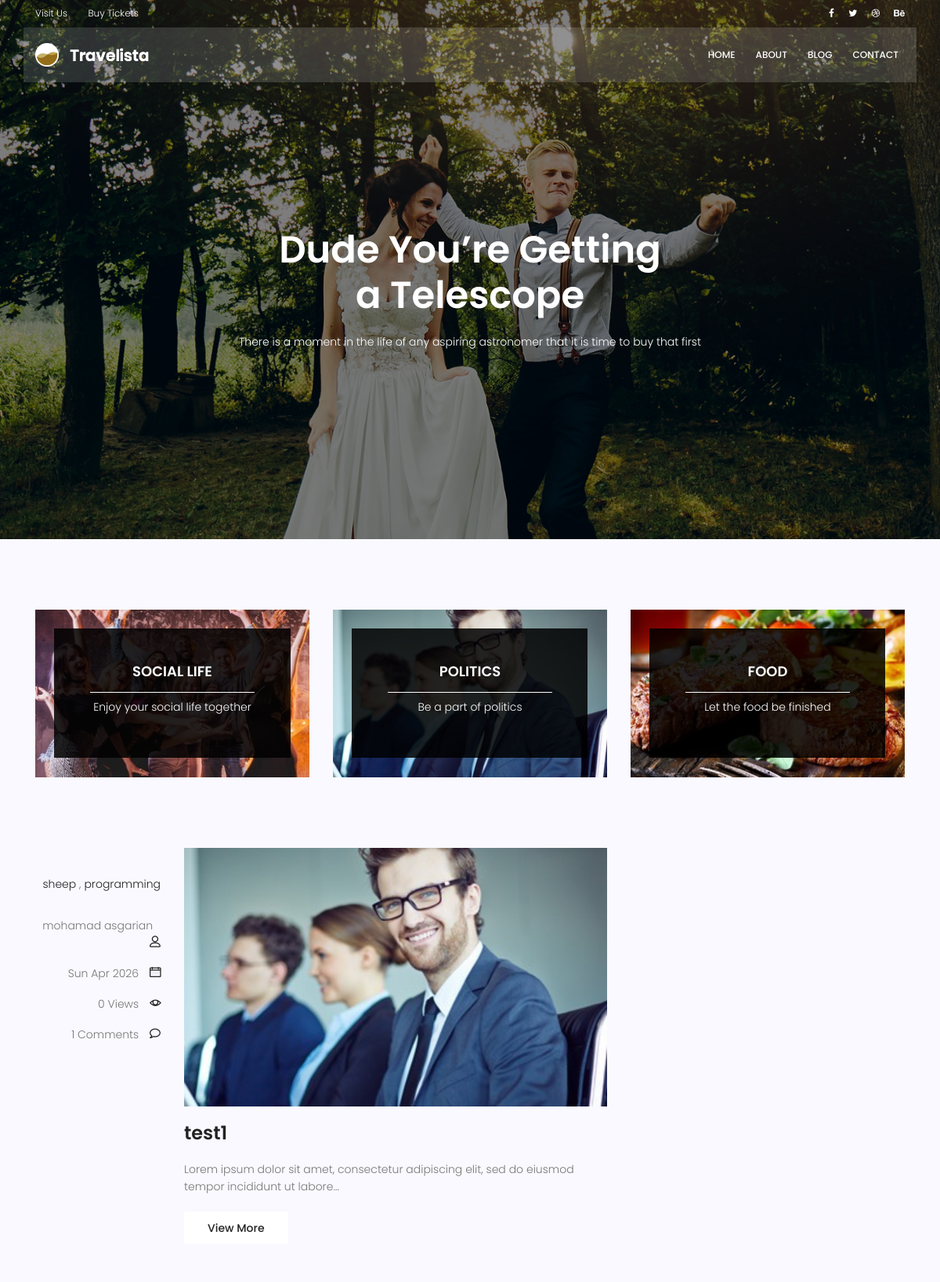
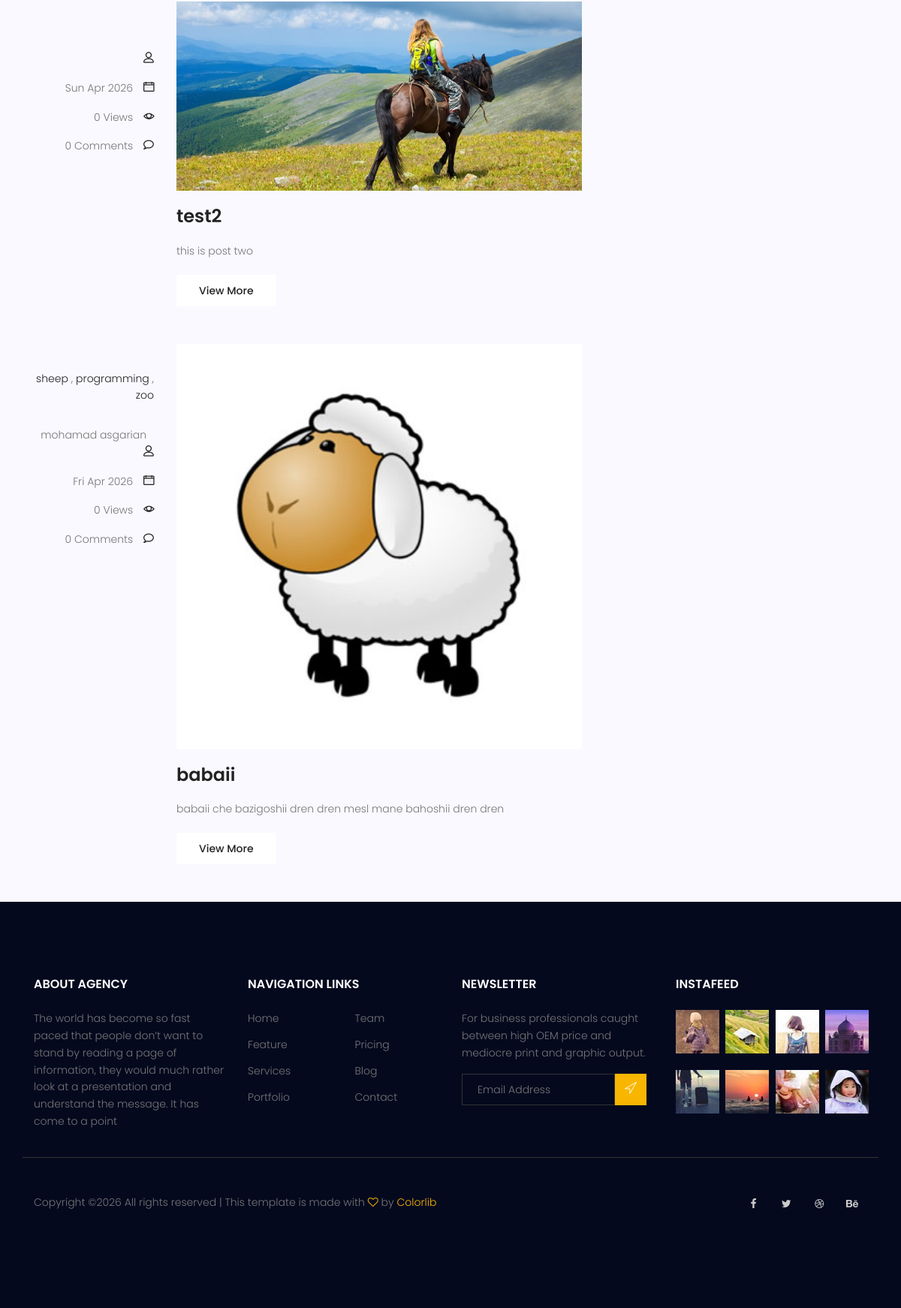
Screenshot of /blog/ with the database file from the repository (2 pictures, top to bottom).
### blog/models.py (models this page shows, shortened)
class Category(models.Model):
    name = models.CharField(max_length=255)

class Post(models.Model):
    title = models.CharField(max_length=255)
    content = models.TextField()
    author = models.ForeignKey(User,on_delete=models.SET_NULL,null=True)
    image = models.ImageField(upload_to='blog/',default='blog/default.jpg')
    category = models.ManyToManyField(Category)
    tag = TaggableManager()
    counted_view = models.IntegerField(default=0)
    status = models.BooleanField(default=False)
    login_require = models.BooleanField(default=False)
    published_date = models.DateTimeField(null=True)
    created_date = models.DateTimeField(auto_now_add=True)
    updated_date = models.DateTimeField(auto_now=True)
    class Meta:
        ordering = ['created_date']

### blog/views.py (the view)
# urls.py: path('' ,blog_view,name='index'),
def blog_view(request,**kwargs):
    posts = Post.objects.filter(status=1)
    if kwargs.get('cat_name') != None:
        posts = posts.filter(category__name=kwargs['cat_name'])
    if kwargs.get('author_username') != None:
        posts = posts.filter(author__username = kwargs['author_username'])
    posts = Paginator(posts,3)
    try:
        page_number = request.GET.get('page')
        posts = posts.get_page(page_number)
    except PageNotAnInteger:
        posts = posts.get_page(1)
    except EmptyPage:
        posts = posts.get_page(1)
    context = {'posts':posts}
    return render(request,'blog/blog-home.html',context)

### blog/templatetags/blog_tags.py (called while the page is built)
@register.simple_tag(name='comments_count')
def function(pid):
    return Comment.objects.filter(post=pid,approved=True).count()

@register.filter(name='excerpt')
def excerpt_with_ptag_spacing(value, arg):
    try:
        limit = int(arg)
    except ValueError:
        return 'Invalid literal for int().'
    value = strip_spaces_between_tags(value)
    value = value.replace("</p>"," </p>")
    value = value.replace("&quot","  ")
    value = strip_tags(value)
    return Truncator(value).words(limit)

### templates/blog/blog-home.html (shortened to what this page needs)
{% load static %}
{% load blog_tags %}
<!DOCTYPE html>
	<html lang="zxx" class="no-js">
	<head>
			<link rel="stylesheet" href="{% static 'css/linearicons.css' %}">
			<link rel="stylesheet" href="{% static 'css/font-awesome.min.css' %}">
			<link rel="stylesheet" href="{% static 'css/bootstrap.css' %}">
			<link rel="stylesheet" href="{% static 'css/magnific-popup.css' %}">
			<link rel="stylesheet" href="{% static 'css/jquery-ui.css' %}">
			<link rel="stylesheet" href="{% static 'css/nice-select.css' %}">
			<link rel="stylesheet" href="{% static 'css/animate.min.css' %}">
			<link rel="stylesheet" href="{% static 'css/owl.carousel.css' %}">
			<link rel="stylesheet" href="{% static 'css/main.css' %}">
		</head>
		<body>
			<header id="header">
				<div class="header-top">
					<div class="container">
			  		<div class="row align-items-center">
			  			<div class="col-lg-6 col-sm-6 col-6 header-top-left">
			  				<ul>
			  					<li><a href="#">Visit Us</a></li>
			  					<li><a href="#">Buy Tickets</a></li>
			  				</ul>
			  			</div>
			  			<div class="col-lg-6 col-sm-6 col-6 header-top-right">
							<div class="header-social">
								<a href="#"><i class="fa fa-facebook"></i></a>
								<a href="#"><i class="fa fa-twitter"></i></a>
								<a href="#"><i class="fa fa-dribbble"></i></a>
								<a href="#"><i class="fa fa-behance"></i></a>
							</div>
			  			</div>
			  		</div>
					</div>
				</div>
				<div class="container main-menu">
					<div class="row align-items-center justify-content-between d-flex">
				      <div id="logo">
				        <a href="index.html"><img src="{% static 'img/logo.png' %}" alt="" title="" /></a>
				      </div>
				      <nav id="nav-menu-container">
				        <ul class="nav-menu">
				          <li><a href="{% url 'website:index' %}">Home</a></li>
				          <li><a href="{% url 'website:about' %}">About</a></li>
						  <li><a href="{% url 'blog:index' %}">Blog</a></li>
				          <li><a href="{% url 'website:contact' %}">Contact</a></li>
				        </ul>
				      </nav>
					</div>
				</div>
			</header>
			<section class="banner-area relative blog-home-banner" id="home">
				<div class="overlay overlay-bg"></div>
				<div class="container">
					<div class="row d-flex align-items-center justify-content-center">
						<div class="about-content blog-header-content col-lg-12">
							<h1 class="text-white">
								Dude You’re Getting
								a Telescope
							</h1>
							<p class="text-white">
								There is a moment in the life of any aspiring astronomer that it is time to buy that first
							</p>
						</div>
					</div>
				</div>
			</section>
			<section class="top-category-widget-area pt-90 pb-90 ">
				<div class="container">
					<div class="row">
						<div class="col-lg-4">
							<div class="single-cat-widget">
								<div class="content relative">
									<div class="overlay overlay-bg"></div>
								    <a href="#" target="_blank">
								      <div class="thumb">
								  		 <img class="content-image img-fluid d-block mx-auto" src="{% static 'img/blog/cat-widget1.jpg' %}" alt="">
								  	  </div>
								      <div class="content-details">
								        <h4 class="content-title mx-auto text-uppercase">Social life</h4>
								        <span></span>
								        <p>Enjoy your social life together</p>
								      </div>
								    </a>
								</div>
							</div>
						</div>
						<div class="col-lg-4">
							<div class="single-cat-widget">
								<div class="content relative">
									<div class="overlay overlay-bg"></div>
								    <a href="#" target="_blank">
								      <div class="thumb">
								  		 <img class="content-image img-fluid d-block mx-auto" src="{% static 'img/blog/cat-widget2.jpg' %}" alt="">
								  	  </div>
								      <div class="content-details">
								        <h4 class="content-title mx-auto text-uppercase">Politics</h4>
								        <span></span>
								        <p>Be a part of politics</p>
								      </div>
								    </a>
								</div>
							</div>
						</div>
						<div class="col-lg-4">
							<div class="single-cat-widget">
								<div class="content relative">
									<div class="overlay overlay-bg"></div>
								    <a href="#" target="_blank">
								      <div class="thumb">
								  		 <img class="content-image img-fluid d-block mx-auto" src="{% static 'img/blog/cat-widget3.jpg' %}" alt="">
								  	  </div>
								      <div class="content-details">
								        <h4 class="content-title mx-auto text-uppercase">Food</h4>
								        <span></span>
								        <p>Let the food be finished</p>
								      </div>
								    </a>
								</div>
							</div>
						</div>
					</div>
				</div>
			</section>
			<section class="post-content-area">
				<div class="container">
					<div class="row">
						{% for post in posts %}
						<div class="col-lg-8 posts-list">
							<div class="single-post row">
								<div class="col-lg-3  col-md-3 meta-details">
									<ul class="tags">
										{% for cat in post.category.all %}
											<li><a href="{% url 'blog:category' cat_name=cat.name %}">{{ cat.name }}</a> {% if not forloop.last %},{% endif %}</li>
										{% endfor %}
									</ul>
									<div class="user-details row">
										<p class="user-name col-lg-12 col-md-12 col-6"><a href="#">{{post.author.get_full_name}}</a> <span class="lnr lnr-user"></span></p>
										<p class="date col-lg-12 col-md-12 col-6"><a href="#">{{post.published_date|date:"D M Y"}}</a> <span class="lnr lnr-calendar-full"></span></p>
										<p class="view col-lg-12 col-md-12 col-6"><a href="#">{{post.counted_view}} Views</a> <span class="lnr lnr-eye"></span></p>
										<p class="comments col-lg-12 col-md-12 col-6"><a href="#">{% comments_count post.id %} Comments</a> <span class="lnr lnr-bubble"></span></p>
									</div>
								</div>
								<div class="col-lg-9 col-md-9 ">
									<div class="feature-img">
										<img class="img-fluid" src={{post.image.url}} alt="">
									</div>
									<a class="posts-title" href="{% url 'blog:single' pid=post.id  %}"><h3>{{ post.title }}</h3></a>
									<p class="excert">
										{{post.content|excerpt:15}}
									</p>
									<a href="{% url 'blog:single' pid=post.id  %}" class="primary-btn">View More</a>
								</div>
							</div>
						</div>
						{% endfor %}
					</div>
				</div>
			</section>
			<footer class="footer-area section-gap">
				<div class="container">
					<div class="row">
						<div class="col-lg-3  col-md-6 col-sm-6">
							<div class="single-footer-widget">
								<h6>About Agency</h6>
								<p>
									The world has become so fast paced that people don’t want to stand by reading a page of information, they would much rather look at a presentation and understand the message. It has come to a point
								</p>
							</div>
						</div>
						<div class="col-lg-3 col-md-6 col-sm-6">
							<div class="single-footer-widget">
								<h6>Navigation Links</h6>
								<div class="row">
									<div class="col">
										<ul>
											<li><a href="#">Home</a></li>
											<li><a href="#">Feature</a></li>
											<li><a href="#">Services</a></li>
											<li><a href="#">Portfolio</a></li>
										</ul>
									</div>
									<div class="col">
										<ul>
											<li><a href="#">Team</a></li>
											<li><a href="#">Pricing</a></li>
											<li><a href="#">Blog</a></li>
											<li><a href="#">Contact</a></li>
										</ul>
									</div>
								</div>
							</div>
						</div>
						<div class="col-lg-3  col-md-6 col-sm-6">
							<div class="single-footer-widget">
								<h6>Newsletter</h6>
								<p>
									For business professionals caught between high OEM price and mediocre print and graphic output.
								</p>
								<div id="mc_embed_signup">
									<form target="_blank" action="https://spondonit.us12.list-manage.com/subscribe/post?u=1462626880ade1ac87bd9c93a&amp;id=92a4423d01" method="get" class="subscription relative">
										<div class="input-group d-flex flex-row">
											<input name="EMAIL" placeholder="Email Address" onfocus="this.placeholder = ''" onblur="this.placeholder = 'Email Address '" required="" type="email">
											<button class="btn bb-btn"><span class="lnr lnr-location"></span></button>
										</div>
									</form>
								</div>
							</div>
						</div>
						<div class="col-lg-3  col-md-6 col-sm-6">
							<div class="single-footer-widget mail-chimp">
								<h6 class="mb-20">InstaFeed</h6>
								<ul class="instafeed d-flex flex-wrap">
									<li><img src="{% static 'img/i1.jpg' %}" alt=""></li>
									<li><img src="{% static 'img/i2.jpg' %}" alt=""></li>
									<li><img src="{% static 'img/i3.jpg' %}" alt=""></li>
									<li><img src="{% static 'img/i4.jpg' %}" alt=""></li>
									<li><img src="{% static 'img/i5.jpg' %}" alt=""></li>
									<li><img src="{% static 'img/i6.jpg' %}" alt=""></li>
									<li><img src="{% static 'img/i7.jpg' %}" alt=""></li>
									<li><img src="{% static 'img/i8.jpg' %}" alt=""></li>
								</ul>
							</div>
						</div>
					</div>
					<div class="row footer-bottom d-flex justify-content-between align-items-center">
						<p class="col-lg-8 col-sm-12 footer-text m-0">
Copyright &copy;<script>document.write(new Date().getFullYear());</script> All rights reserved | This template is made with <i class="fa fa-heart-o" aria-hidden="true"></i> by <a href="https://colorlib.com" target="_blank">Colorlib</a>
</p>
						<div class="col-lg-4 col-sm-12 footer-social">
							<a href="#"><i class="fa fa-facebook"></i></a>
							<a href="#"><i class="fa fa-twitter"></i></a>
							<a href="#"><i class="fa fa-dribbble"></i></a>
							<a href="#"><i class="fa fa-behance"></i></a>
						</div>
					</div>
				</div>
			</footer>
		</body>
	</html>

### rows the page displays
Post: author.get_full_name "mohamad asgarian", published_date "Sun Apr 2026", counted_view "0", id "1", image (picture), title "test1", content|excerpt "Lorem ipsum dolor sit amet, consectetur adipiscing elit, sed do eiusmod tempor incididunt ut labore…"
Category: name "sheep"
Category: name "programming"
Post: published_date "Sun Apr 2026", counted_view "0", id "0", image (placeholder picture), title "test2", content|excerpt "this is post two"
Post: author.get_full_name "mohamad asgarian", published_date "Fri Apr 2026", counted_view "0", id "0", image (picture), title "babaii", content|excerpt "babaii che bazigoshii dren dren mesl mane bahoshii dren dren"
Category: name "zoo"
